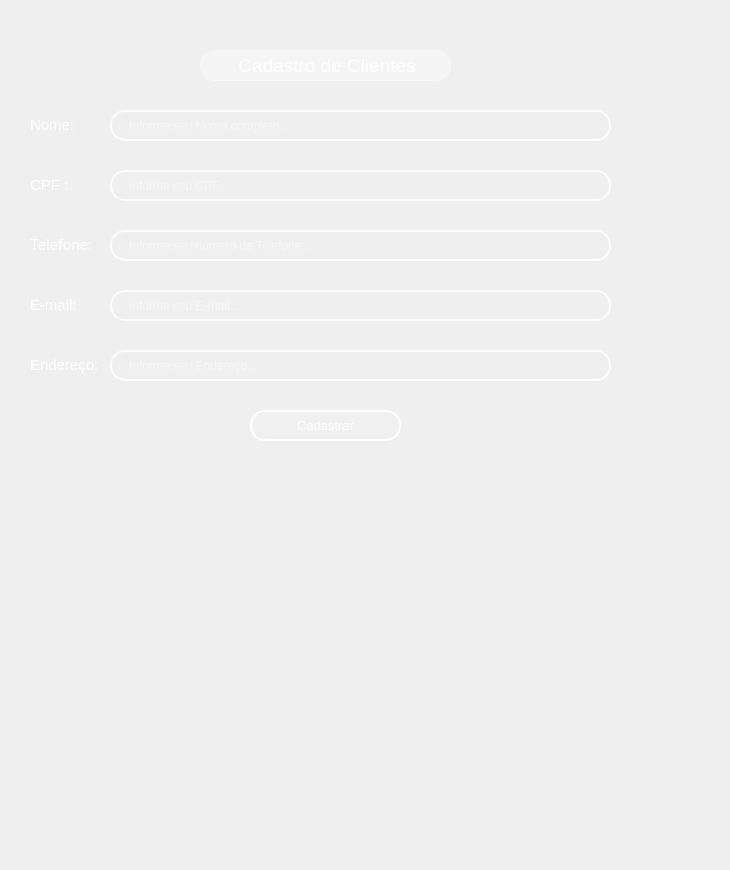
     <widget class="QWidget" name="page_2">
      <widget class="QLabel" name="label_44">
       <property name="geometry">
        <rect>
         <x>200</x>
         <y>50</y>
         <width>251</width>
         <height>31</height>
        </rect>
       </property>
       <property name="styleSheet">
        <string notr="true">QWidget {
    background-color: rgba(255, 255, 255, 90); /* 20% de opacidade */
    border-radius: 15px;
    border: 1px solid rgba(255, 255, 255, 100);
    backdrop-filter: blur(10px);
    /* Sombra inicial sutil nas laterais */
    box-shadow: 0 0 5px rgba(255, 255, 255, 50);
    /* Transição suave para sombra e fundo */
    transition: box-shadow 0.5s ease, background-color 0.5s ease, border 0.5s ease;
}

QWidget:hover {
    background-color: rgba(255, 255, 255, 110); /* Aumenta o brilho */
    border: 1px solid rgba(255, 255, 255, 130);
    /* Sombra mais intensa nas laterais, simulando brilho em movimento */
    box-shadow: 10px 0 15px rgba(255, 255, 255, 100), 
                -10px 0 15px rgba(255, 255, 255, 100);
}</string>
       </property>
       <property name="text">
        <string>&lt;html&gt;&lt;head/&gt;&lt;body&gt;&lt;p align=&quot;center&quot;&gt;&lt;span style=&quot; font-size:14pt; color:#ffffff;&quot;&gt;Cadastro de Clientes&lt;/span&gt;&lt;/p&gt;&lt;/body&gt;&lt;/html&gt;</string>
       </property>
      </widget>
      <widget class="QWidget" name="widget_17" native="true">
       <property name="geometry">
        <rect>
         <x>-30</x>
         <y>-70</y>
         <width>721</width>
         <height>861</height>
        </rect>
       </property>
       <property name="styleSheet">
        <string notr="true">QWidget {
    background: qradialgradient(
        cx: 0.5, cy: 0.2, radius: 0.8,
        fx: 0.5, fy: 0.2,
        stop: 0 #7FA3A6,  /* Brilho no topo (mais suave) */
        stop: 0.4 #4E7580, /* Azul intermediário mais escuro */
        stop: 0.7 #27425A, /* Azul mais escuro na transição */
        stop: 1 #0A1A30   /* Azul bem escuro na parte inferior */
    );
}
</string>
       </property>
      </widget>
      <widget class="QPushButton" name="Button_cadstr">
       <property name="geometry">
        <rect>
         <x>250</x>
         <y>410</y>
         <width>151</width>
         <height>31</height>
        </rect>
       </property>
       <property name="font">
        <font>
         <pointsize>10</pointsize>
        </font>
       </property>
       <property name="styleSheet">
        <string notr="true">QPushButton {
    background-color: rgba(255, 255, 255, 0.5);
    border: 5px solid rgba(255, 255, 255, 0.3); /* Borda branca translúcida */
    color: #333333; /* Texto totalmente opaco */
}

QPushButton:hover {
    background-color: rgba(207, 216, 220, 100);
    border-color:rgba(255, 255, 255,255);
    
}

QPushButton:pressed {
    background-color: #A0B2C8; /* Azul acinzentado */
border-color: #003366; /* Azul escuro */
color: #003366;
}
 QPushButton{border: 2px solid rgba(255, 255, 255, 200);
    border-radius: 15px;
    background-color: rgba(0, 0, 0, 0); /* Totalmente transparente */
    
    /* Espaçamento interno */
    padding: 5px 15px;
    
    /* Cor do texto */
    color: white;
    
    /* Melhora a renderização */
    background-clip: padding-box;
}

/* Efeito ao focar */
QPushButton {
    border: 2px solid rgba(255, 255, 255, 255);
    background-color: rgba(255, 255, 255, 20);
}</string>
       </property>
       <property name="text">
        <string>Cadastrar</string>
       </property>
      </widget>
      <widget class="QLabel" name="label_name">
       <property name="geometry">
        <rect>
         <x>30</x>
         <y>100</y>
         <width>591</width>
         <height>51</height>
        </rect>
       </property>
       <property name="font">
        <font>
         <pointsize>10</pointsize>
        </font>
       </property>
       <property name="text">
        <string>&lt;html&gt;&lt;head/&gt;&lt;body&gt;&lt;p&gt;&lt;span style=&quot; font-size:11pt; color:#ffffff;&quot;&gt;Nome:&lt;/span&gt;&lt;/p&gt;&lt;/body&gt;&lt;/html&gt;</string>
       </property>
      </widget>
      <widget class="QLineEdit" name="lineEdit_name">
       <property name="geometry">
        <rect>
         <x>110</x>
         <y>110</y>
         <width>501</width>
         <height>31</height>
        </rect>
       </property>
       <property name="styleSheet">
        <string notr="true">QLineEdit {
    /* Borda e fundo */
    border: 2px solid rgba(255, 255, 255, 200);
    border-radius: 15px;
    background-color: rgba(0, 0, 0, 0); /* Totalmente transparente */
    
    /* Espaçamento interno */
    padding: 5px 15px;
    
    /* Cor do texto */
    color: white;
    
    /* Melhora a renderização */
    background-clip: padding-box;
}

/* Efeito ao focar */
QLineEdit:focus {
    border: 2px solid rgba(255, 255, 255, 255);
    background-color: rgba(255, 255, 255, 36);
}</string>
       </property>
       <property name="placeholderText">
        <string>Informe seu Nome completo...</string>
       </property>
      </widget>
      <widget class="QLabel" name="label_user_5">
       <property name="geometry">
        <rect>
         <x>30</x>
         <y>340</y>
         <width>591</width>
         <height>51</height>
        </rect>
       </property>
       <property name="font">
        <font>
         <family>MS Shell Dlg 2</family>
         <pointsize>10</pointsize>
         <weight>50</weight>
         <italic>false</italic>
         <bold>false</bold>
        </font>
       </property>
       <property name="text">
        <string>&lt;html&gt;&lt;head/&gt;&lt;body&gt;&lt;p&gt;&lt;span style=&quot; font-size:11pt; color:#ffffff;&quot;&gt;Endereço:&lt;/span&gt;&lt;/p&gt;&lt;/body&gt;&lt;/html&gt;</string>
       </property>
      </widget>
      <widget class="QLabel" name="label_user_4">
       <property name="geometry">
        <rect>
         <x>30</x>
         <y>220</y>
         <width>591</width>
         <height>51</height>
        </rect>
       </property>
       <property name="font">
        <font>
         <family>Roboto</family>
         <pointsize>10</pointsize>
         <weight>50</weight>
         <italic>false</italic>
         <bold>false</bold>
        </font>
       </property>
       <property name="text">
        <string>&lt;html&gt;&lt;head/&gt;&lt;body&gt;&lt;p&gt;&lt;span style=&quot; font-size:11pt; color:#ffffff;&quot;&gt;Telefone:&lt;/span&gt;&lt;/p&gt;&lt;/body&gt;&lt;/html&gt;</string>
       </property>
      </widget>
      <widget class="QLabel" name="label_user_3">
       <property name="geometry">
        <rect>
         <x>30</x>
         <y>160</y>
         <width>591</width>
         <height>51</height>
        </rect>
       </property>
       <property name="font">
        <font>
         <family>MS Shell Dlg 2</family>
         <pointsize>10</pointsize>
         <weight>50</weight>
         <italic>false</italic>
         <bold>false</bold>
        </font>
       </property>
       <property name="text">
        <string>&lt;html&gt;&lt;head/&gt;&lt;body&gt;&lt;p&gt;&lt;span style=&quot; font-size:11pt; color:#ffffff;&quot;&gt;CPF :&lt;/span&gt;&lt;/p&gt;&lt;/body&gt;&lt;/html&gt;</string>
       </property>
      </widget>
      <widget class="QLabel" name="label_email">
       <property name="geometry">
        <rect>
         <x>30</x>
         <y>280</y>
         <width>591</width>
         <height>51</height>
        </rect>
       </property>
       <property name="font">
        <font>
         <family>MS Shell Dlg 2</family>
         <pointsize>10</pointsize>
         <weight>50</weight>
         <italic>false</italic>
         <bold>false</bold>
        </font>
       </property>
       <property name="text">
        <string>&lt;html&gt;&lt;head/&gt;&lt;body&gt;&lt;p&gt;&lt;span style=&quot; font-size:11pt; color:#ffffff;&quot;&gt;E-mail:&lt;/span&gt;&lt;/p&gt;&lt;/body&gt;&lt;/html&gt;</string>
       </property>
      </widget>
      <widget class="QLineEdit" name="lineEdit_endereco">
       <property name="geometry">
        <rect>
         <x>110</x>
         <y>350</y>
         <width>501</width>
         <height>31</height>
        </rect>
       </property>
       <property name="styleSheet">
        <string notr="true">QLineEdit {
    /* Borda e fundo */
    border: 2px solid rgba(255, 255, 255, 200);
    border-radius: 15px;
    background-color: rgba(0, 0, 0, 0); /* Totalmente transparente */
    
    /* Espaçamento interno */
    padding: 5px 15px;
    
    /* Cor do texto */
    color: white;
    
    /* Melhora a renderização */
    background-clip: padding-box;
}

/* Efeito ao focar */
QLineEdit:focus {
    border: 2px solid rgba(255, 255, 255, 255);
    background-color: rgba(255, 255, 255, 36);
}</string>
       </property>
       <property name="placeholderText">
        <string>Informe seu Endereço...</string>
       </property>
      </widget>
      <widget class="QLineEdit" name="lineEdit_email">
       <property name="geometry">
        <rect>
         <x>110</x>
         <y>290</y>
         <width>501</width>
         <height>31</height>
        </rect>
       </property>
       <property name="styleSheet">
        <string notr="true">QLineEdit {
    /* Borda e fundo */
    border: 2px solid rgba(255, 255, 255, 200);
    border-radius: 15px;
    background-color: rgba(0, 0, 0, 0); /* Totalmente transparente */
    
    /* Espaçamento interno */
    padding: 5px 15px;
    
    /* Cor do texto */
    color: white;
    
    /* Melhora a renderização */
    background-clip: padding-box;
}

/* Efeito ao focar */
QLineEdit:focus {
    border: 2px solid rgba(255, 255, 255, 255);
    background-color: rgba(255, 255, 255, 36);
}</string>
       </property>
       <property name="placeholderText">
        <string>Informe seu E-mail...</string>
       </property>
      </widget>
      <widget class="QLineEdit" name="lineEdit_phone">
       <property name="geometry">
        <rect>
         <x>110</x>
         <y>230</y>
         <width>501</width>
         <height>31</height>
        </rect>
       </property>
       <property name="styleSheet">
        <string notr="true">QLineEdit {
    /* Borda e fundo */
    border: 2px solid rgba(255, 255, 255, 200);
    border-radius: 15px;
    background-color: rgba(0, 0, 0, 0); /* Totalmente transparente */
    
    /* Espaçamento interno */
    padding: 5px 15px;
    
    /* Cor do texto */
    color: white;
    
    /* Melhora a renderização */
    background-clip: padding-box;
}

/* Efeito ao focar */
QLineEdit:focus {
    border: 2px solid rgba(255, 255, 255, 255);
    background-color: rgba(255, 255, 255, 36);
}</string>
       </property>
       <property name="placeholderText">
        <string>Informe seu número de Telefone...</string>
       </property>
      </widget>
      <widget class="QLineEdit" name="lineEdit_cpf">
       <property name="geometry">
        <rect>
         <x>110</x>
         <y>170</y>
         <width>501</width>
         <height>31</height>
        </rect>
       </property>
       <property name="styleSheet">
        <string notr="true">QLineEdit {
    /* Borda e fundo */
    border: 2px solid rgba(255, 255, 255, 200);
    border-radius: 15px;
    background-color: rgba(0, 0, 0, 0); /* Totalmente transparente */
    
    /* Espaçamento interno */
    padding: 5px 15px;
    
    /* Cor do texto */
    color: white;
    
    /* Melhora a renderização */
    background-clip: padding-box;
}

/* Efeito ao focar */
QLineEdit:focus {
    border: 2px solid rgba(255, 255, 255, 255);
    background-color: rgba(255, 255, 255, 36);
}</string>
       </property>
       <property name="placeholderText">
        <string>Informe seu CPF...</string>
       </property>
      </widget>
      <zorder>widget_17</zorder>
      <zorder>Button_cadstr</zorder>
      <zorder>label_name</zorder>
      <zorder>lineEdit_name</zorder>
      <zorder>label_user_5</zorder>
      <zorder>label_user_4</zorder>
      <zorder>label_user_3</zorder>
      <zorder>label_email</zorder>
      <zorder>label_44</zorder>
      <zorder>lineEdit_endereco</zorder>
      <zorder>lineEdit_email</zorder>
      <zorder>lineEdit_phone</zorder>
      <zorder>lineEdit_cpf</zorder>
     </widget>
